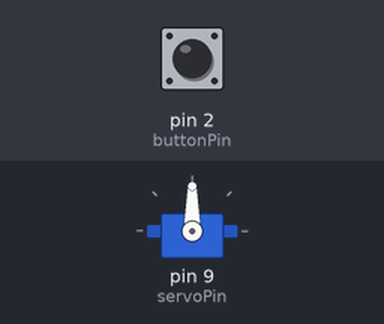
Bench run of a sketch on a simulated Arduino Uno, built with avr-gcc and run on an emulated ATmega328P. On the bench: servo. The test bench sets the inputs (shaded band); at power-on: pin 2 (buttonPin) HIGH.

Above: at 1.2 s.
1.3 s: pin 2 (buttonPin) pulled LOW for 0.15 s
At 2.05 s:
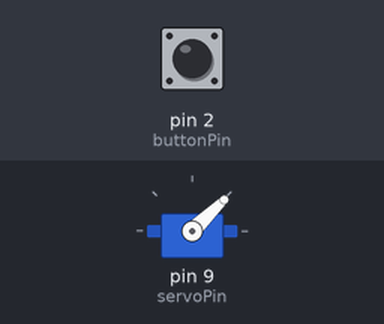
3.7 s: pin 2 (buttonPin) pulled LOW for 1 s
At 6.3 s:
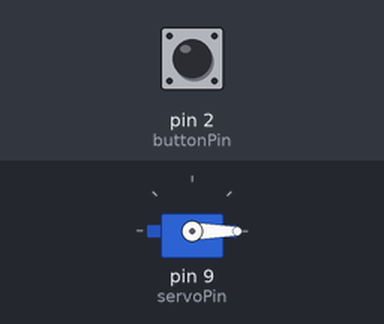
7.1 s: pin 2 (buttonPin) pulled LOW for 3.2 s
At 7.25 s:
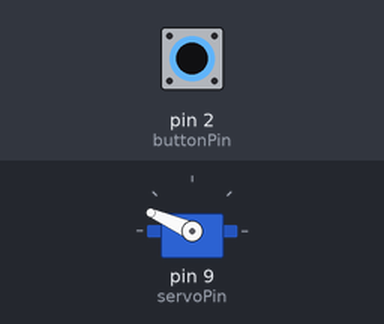
Timing chart, 0 to 12.5 s (numbered marks = the images above; inputs shaded):
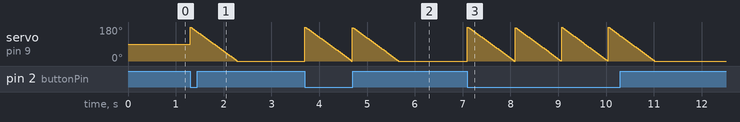

The sketch:

dropball-bymembers.ino
```cpp
#include <Servo.h>

Servo myservo;
int pos = 0;
int buttonPin = 2;
int servoPin = 9;
void setup() {
  myservo.attach(servoPin);
  pinMode(buttonPin, INPUT_PULLUP);
}

void loop() {
  int buttonState = digitalRead(buttonPin);
  if (buttonState == LOW) {  // if the button is pressed
    for (pos = 180; pos <= 0; pos += 1) {  // move servo from 0 to 180 degrees
      myservo.write(pos);  // tell servo to go to position
      Serial.print("Current position of servo: ");
      Serial.println(pos);
      delay(5);  // wait 15 milliseconds for the servo to reach the position
    }
    for (pos = 180; pos >= 0; pos -= 1) {  // move servo back from 180 to 0 degrees
      myservo.write(pos);  // tell servo to go to position
      Serial.print("Current position of servo: ");
      Serial.println(pos);
      delay(5);  // wait 15 milliseconds for the servo to reach the position
    }
  }
}
```

Measured:
- after the input at 3.7 s, servo on pin 9 (servoPin): ramps from 180° to 0° and jumps back, once every 0.99 s
- after the input at 7.1 s, servo on pin 9 (servoPin): ramps from 180° to 0° and jumps back, once every 0.97 s
